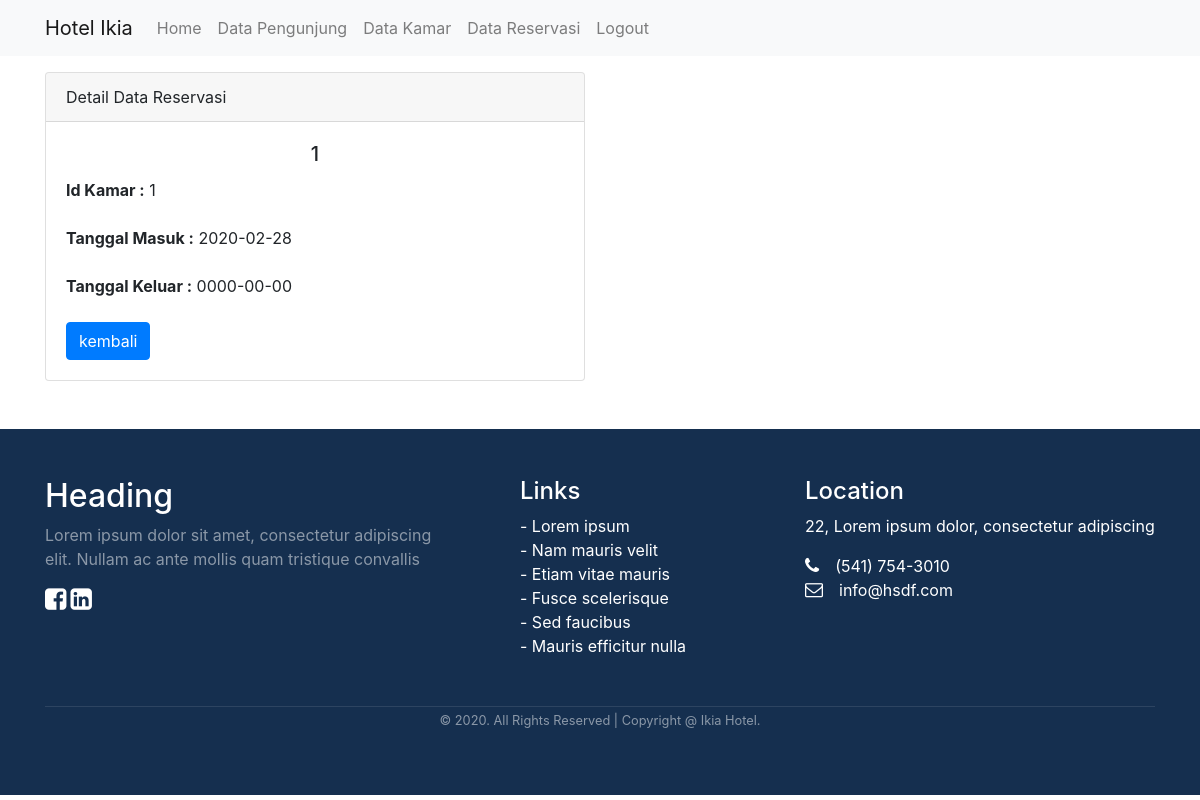
Screenshot of /hotel/reservasi/detail/1 with the database file from the repository.
### tables this page shows
CREATE TABLE `reservasi` (
  `id_reservasi` int(11) NOT NULL,
  `id_pengunjung` int(11) NOT NULL,
  `id_kamar` int(11) NOT NULL,
  `tgl_masuk` date NOT NULL,
  `tgl_keluar` date NOT NULL
);

### hotel/application/controllers/reservasi.php (called while the page is built, shortened)
<?php
class reservasi extends CI_Controller {
   public function __construct(){
        $this->load->model('reservasi_model');
   }
    public function detail($id_reservasi){
        $data['title']='Detail reservasi';
        $data['reservasi']=$this->reservasi_model->getreservasiByID($id_reservasi);
        $this->load->view('template/header',$data);
        $this->load->view('reservasi/detail',$data);
        $this->load->view('template/footer');
    }
}
?>

### hotel/index.php (called while the page is built, shortened)
<?php
require_once BASEPATH.'core/CodeIgniter.php';

### hotel/application/models/reservasi_model.php (called while the page is built, shortened)
<?php
class reservasi_model extends CI_Model {
   public function getreservasiByID($id_reservasi){
       return $this->db->get_where('reservasi',['id_reservasi'=>$id_reservasi])->row_array();
   }
}
?>

### hotel/application/views/reservasi/detail.php (the view)
<div class="container">
    <div class="row mt-3">
        <div class="col-md-6">
            <div class="card">
                <div class="card-header">
                    Detail Data Reservasi
                </div>
                    <div class="card-body">
                        <center><h5 class="card-title"><?= $reservasi['id_pengunjung']; ?></h5></center>
                        <p class="card=text">
                            <label for=""><b>Id Kamar :</b></label>
                            <?= $reservasi['id_kamar']; ?>
                        </p>
                        <p class="card=text">
                            <label for=""><b>Tanggal Masuk :</b></label>
                            <?= $reservasi['tgl_masuk']; ?>
                        </p>
                        <p class="card=text">
                            <label for=""><b>Tanggal Keluar :</b></label>
                            <?= $reservasi['tgl_keluar']; ?>
                        </p>
                        <a href="<?= base_url(); ?>reservasi" class="btn btn-primary">kembali</a>
                    </div>
            </div>
        </div>
    </div>
</div>

### rows the page displays
reservasi: id_pengunjung "1", id_kamar "1", tgl_masuk "2020-02-28", tgl_keluar "0000-00-00"
